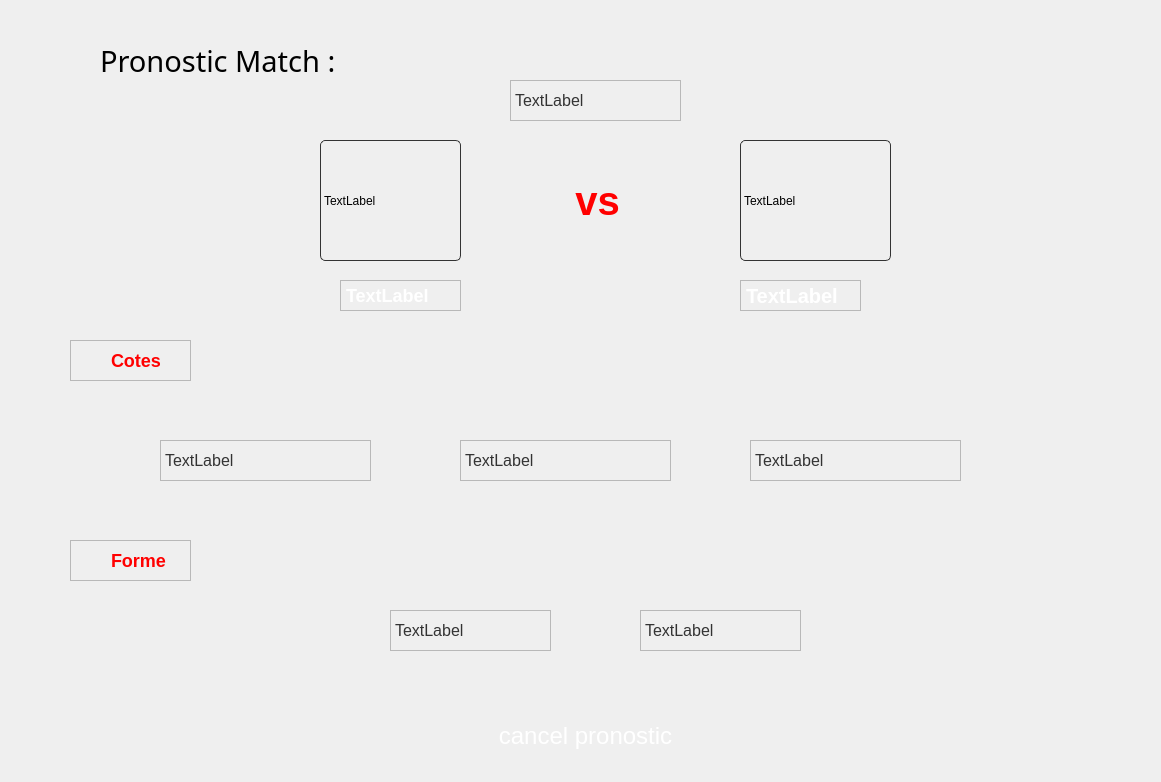
<?xml version="1.0" encoding="UTF-8"?>
<ui version="4.0">
 <class>Dialog</class>
 <widget class="QDialog" name="Dialog">
  <property name="geometry">
   <rect>
    <x>0</x>
    <y>0</y>
    <width>1161</width>
    <height>782</height>
   </rect>
  </property>
  <property name="windowTitle">
   <string>Dialog</string>
  </property>
  <widget class="QWidget" name="area" native="true">
   <property name="geometry">
    <rect>
     <x>70</x>
     <y>-10</y>
     <width>1091</width>
     <height>791</height>
    </rect>
   </property>
   <property name="autoFillBackground">
    <bool>false</bool>
   </property>
   <property name="styleSheet">
    <string notr="true">background-color: qlineargradient(spread:pad, 
                                x1:0, y1:0, x2:0, y2:1, 
                                stop:0 rgba(6, 6, 6, 255), 
                                stop:0.41 rgba(56, 50, 52, 255), 
                                stop:1 rgba(34, 33, 33, 255));;
</string>
   </property>
   <widget class="QPushButton" name="cancelpronosticButton">
    <property name="geometry">
     <rect>
      <x>380</x>
      <y>720</y>
      <width>271</width>
      <height>51</height>
     </rect>
    </property>
    <property name="font">
     <font>
      <pointsize>18</pointsize>
     </font>
    </property>
    <property name="cursor">
     <cursorShape>PointingHandCursor</cursorShape>
    </property>
    <property name="styleSheet">
     <string notr="true">QPushButton {
background-color:qlineargradient(spread:pad, 
                            x1:0, y1:0, x2:1, y2:1, 
                            stop:0 rgba(255, 0, 0, 255), 
                            stop:0.41 rgba(195, 22, 58, 255), 
                            stop:1 rgba(255, 117, 0, 255));;  ;  
border-radius:10px;
color:white;
}
QPushButton:hover {
    background-color: qlineargradient(x1: 0.25, y1: 0, x2: 0.75, y2: 1, 
                            stop: 0 rgba(0, 255, 254, 255),     
                            stop: 0.26 rgba(38, 170, 196, 255), 
                            stop: 0.67 rgba(89, 85, 131, 255),
                            stop: 1 rgba(0, 238, 255, 255));  ; 
}</string>
    </property>
    <property name="text">
     <string>cancel pronostic</string>
    </property>
    <property name="icon">
     <iconset>
      <normaloff>textures/addIcon.png</normaloff>textures/addIcon.png</iconset>
    </property>
    <property name="iconSize">
     <size>
      <width>50</width>
      <height>50</height>
     </size>
    </property>
   </widget>
   <widget class="QLabel" name="lblForme">
    <property name="geometry">
     <rect>
      <x>0</x>
      <y>550</y>
      <width>121</width>
      <height>41</height>
     </rect>
    </property>
    <property name="styleSheet">
     <string notr="true">font-size: 18px;
font-weight: bold;
color: red;
</string>
    </property>
    <property name="frameShape">
     <enum>QFrame::Shape::StyledPanel</enum>
    </property>
    <property name="text">
     <string>       Forme</string>
    </property>
   </widget>
   <widget class="QLabel" name="lblCote1">
    <property name="geometry">
     <rect>
      <x>90</x>
      <y>450</y>
      <width>211</width>
      <height>41</height>
     </rect>
    </property>
    <property name="styleSheet">
     <string notr="true">font-size: 16px;
color: #333;
</string>
    </property>
    <property name="frameShape">
     <enum>QFrame::Shape::StyledPanel</enum>
    </property>
    <property name="text">
     <string>TextLabel</string>
    </property>
   </widget>
   <widget class="QLabel" name="lblFormeE1">
    <property name="geometry">
     <rect>
      <x>320</x>
      <y>620</y>
      <width>161</width>
      <height>41</height>
     </rect>
    </property>
    <property name="styleSheet">
     <string notr="true">font-size: 16px;
color: #333;
</string>
    </property>
    <property name="frameShape">
     <enum>QFrame::Shape::StyledPanel</enum>
    </property>
    <property name="text">
     <string>TextLabel</string>
    </property>
   </widget>
   <widget class="QLabel" name="lblTitreteam1">
    <property name="geometry">
     <rect>
      <x>270</x>
      <y>290</y>
      <width>121</width>
      <height>31</height>
     </rect>
    </property>
    <property name="styleSheet">
     <string notr="true">font-size: 18px;
font-weight: bold;
color: white;
</string>
    </property>
    <property name="frameShape">
     <enum>QFrame::Shape::StyledPanel</enum>
    </property>
    <property name="text">
     <string>TextLabel</string>
    </property>
   </widget>
   <widget class="QLabel" name="logoteam2">
    <property name="geometry">
     <rect>
      <x>250</x>
      <y>150</y>
      <width>141</width>
      <height>121</height>
     </rect>
    </property>
    <property name="styleSheet">
     <string notr="true">border: 1px solid #333;
border-radius: 5px;
max-width: 200px;
max-height: 200px;
</string>
    </property>
    <property name="frameShape">
     <enum>QFrame::Shape::StyledPanel</enum>
    </property>
    <property name="text">
     <string>TextLabel</string>
    </property>
   </widget>
   <widget class="QLabel" name="lblCote2">
    <property name="geometry">
     <rect>
      <x>680</x>
      <y>450</y>
      <width>211</width>
      <height>41</height>
     </rect>
    </property>
    <property name="styleSheet">
     <string notr="true">font-size: 16px;
color: #333;
</string>
    </property>
    <property name="frameShape">
     <enum>QFrame::Shape::StyledPanel</enum>
    </property>
    <property name="text">
     <string>TextLabel</string>
    </property>
   </widget>
   <widget class="QLabel" name="lblDate">
    <property name="geometry">
     <rect>
      <x>440</x>
      <y>90</y>
      <width>171</width>
      <height>41</height>
     </rect>
    </property>
    <property name="styleSheet">
     <string notr="true">font-size: 16px;
color: #333;
</string>
    </property>
    <property name="frameShape">
     <enum>QFrame::Shape::StyledPanel</enum>
    </property>
    <property name="text">
     <string>TextLabel</string>
    </property>
   </widget>
   <widget class="QLabel" name="lblCotes">
    <property name="geometry">
     <rect>
      <x>0</x>
      <y>350</y>
      <width>121</width>
      <height>41</height>
     </rect>
    </property>
    <property name="styleSheet">
     <string notr="true">font-size: 18px;
font-weight: bold;
color: red;
</string>
    </property>
    <property name="frameShape">
     <enum>QFrame::Shape::StyledPanel</enum>
    </property>
    <property name="text">
     <string>       Cotes</string>
    </property>
   </widget>
   <widget class="QLabel" name="lblCoteX">
    <property name="geometry">
     <rect>
      <x>390</x>
      <y>450</y>
      <width>211</width>
      <height>41</height>
     </rect>
    </property>
    <property name="styleSheet">
     <string notr="true">font-size: 16px;
color: #333;
</string>
    </property>
    <property name="frameShape">
     <enum>QFrame::Shape::StyledPanel</enum>
    </property>
    <property name="lineWidth">
     <number>1</number>
    </property>
    <property name="midLineWidth">
     <number>0</number>
    </property>
    <property name="text">
     <string>TextLabel</string>
    </property>
   </widget>
   <widget class="QLabel" name="label">
    <property name="geometry">
     <rect>
      <x>30</x>
      <y>40</y>
      <width>341</width>
      <height>61</height>
     </rect>
    </property>
    <property name="font">
     <font>
      <family>Azonix</family>
      <pointsize>22</pointsize>
     </font>
    </property>
    <property name="styleSheet">
     <string notr="true">background:transparent;</string>
    </property>
    <property name="text">
     <string>Pronostic Match :</string>
    </property>
   </widget>
   <widget class="QLabel" name="logoteam1">
    <property name="geometry">
     <rect>
      <x>670</x>
      <y>150</y>
      <width>151</width>
      <height>121</height>
     </rect>
    </property>
    <property name="styleSheet">
     <string notr="true">border: 1px solid #333;
border-radius: 5px;
max-width: 200px;
max-height: 200px;
</string>
    </property>
    <property name="frameShape">
     <enum>QFrame::Shape::StyledPanel</enum>
    </property>
    <property name="text">
     <string>TextLabel</string>
    </property>
   </widget>
   <widget class="QLabel" name="lblFormeE2">
    <property name="geometry">
     <rect>
      <x>570</x>
      <y>620</y>
      <width>161</width>
      <height>41</height>
     </rect>
    </property>
    <property name="styleSheet">
     <string notr="true">font-size: 16px;
color: #333;
</string>
    </property>
    <property name="frameShape">
     <enum>QFrame::Shape::StyledPanel</enum>
    </property>
    <property name="text">
     <string>TextLabel</string>
    </property>
   </widget>
   <widget class="QLabel" name="lblTitreteam2">
    <property name="geometry">
     <rect>
      <x>670</x>
      <y>290</y>
      <width>121</width>
      <height>31</height>
     </rect>
    </property>
    <property name="styleSheet">
     <string notr="true">font-size: 20px;
font-weight: bold;
color:white;
</string>
    </property>
    <property name="frameShape">
     <enum>QFrame::Shape::StyledPanel</enum>
    </property>
    <property name="text">
     <string>TextLabel</string>
    </property>
   </widget>
   <widget class="QLineEdit" name="lineEdit">
    <property name="geometry">
     <rect>
      <x>470</x>
      <y>160</y>
      <width>113</width>
      <height>101</height>
     </rect>
    </property>
    <property name="accessibleDescription">
     <string/>
    </property>
    <property name="autoFillBackground">
     <bool>false</bool>
    </property>
    <property name="styleSheet">
     <string notr="true">font-size: 40px;  /* Ajuste la taille de la police selon tes besoins */
font-weight: bold;
color: red;
background-color: transparent;
</string>
    </property>
    <property name="text">
     <string>   vs</string>
    </property>
    <property name="frame">
     <bool>false</bool>
    </property>
   </widget>
  </widget>
 </widget>
 <resources/>
 <connections/>
</ui>
